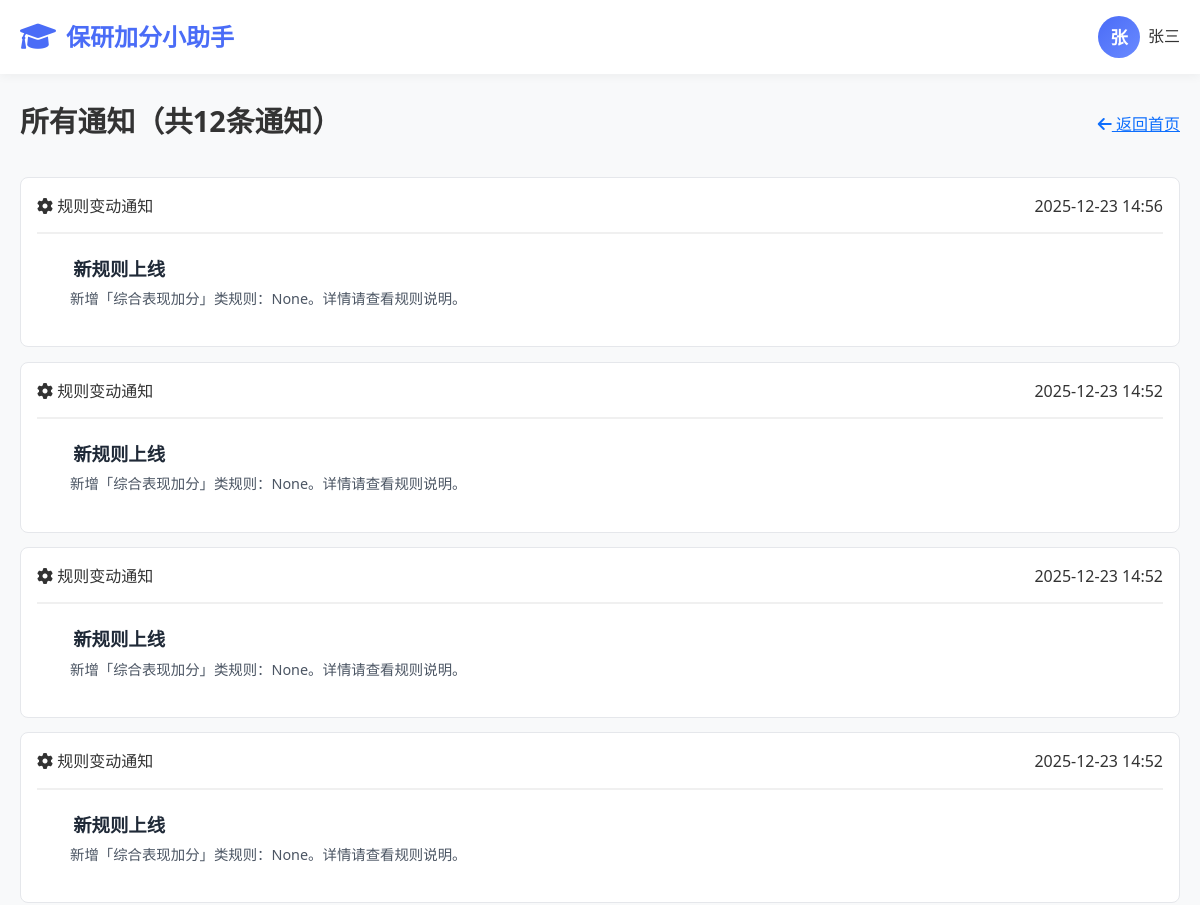
Before: /student/notifications/ (signed in, upper part) with the older database file.
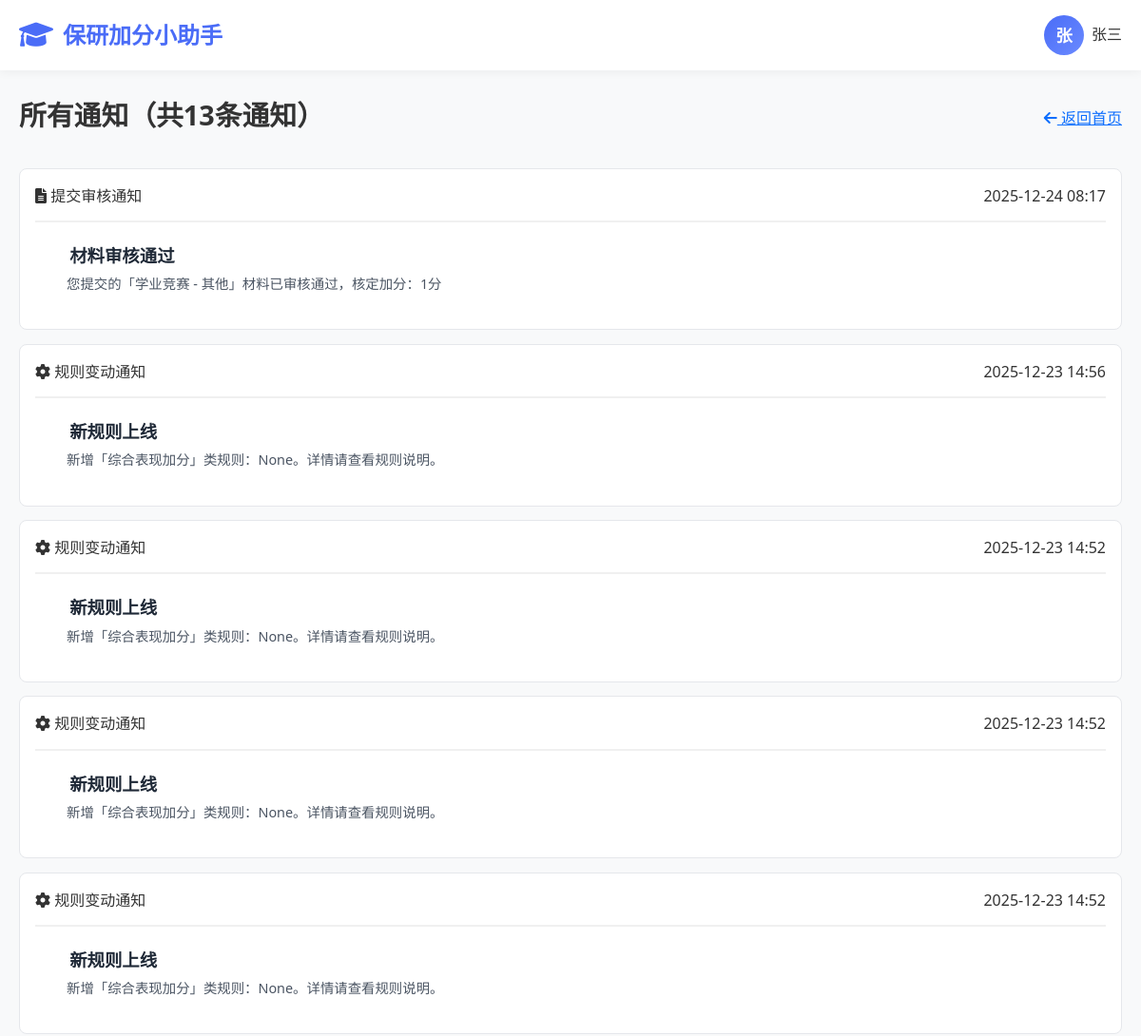
After: the same page with the newer database file.
### apps/students/models.py (models this page shows)
class Notification(models.Model):
    NOTIFICATION_TYPES = (
        ('submission', '提交审核通知'),
        ('rule', '规则变动通知'),
        ('system', '系统通知'),
    )
    recipient = models.ForeignKey(
        User,
        on_delete=models.CASCADE,
        related_name='notifications'
    )
    title = models.CharField(max_length=100)
    content = models.TextField()
    type = models.CharField(max_length=20, choices=NOTIFICATION_TYPES)
    is_read = models.BooleanField(default=False)
    created_at = models.DateTimeField(default=timezone.now)
    class Meta:
        ordering = ['-created_at']

### apps/students/views.py (the view)
# urls.py: path('notifications/', views.notifications, name='notifications'),
@login_required
def notifications(request):
    Notification.objects.filter(
        recipient=request.user,
        is_read=False
    ).update(is_read=True)
    all_notifications = Notification.objects.filter(
        recipient=request.user
    ).order_by('-created_at')
    return render(request, 'students/notifications.html', {
        'notifications': all_notifications
    })

### templates/students/notifications.html (shortened to what this page needs)
{% extends 'students/base.html' %}
{% load static %}
{% block extra_css %}
    <link href="{% static 'CSS/students/notifications.css' %}" rel="stylesheet">
{% endblock %}
{% block content %}
<div class="notifications-container">
    <div class="page-header">
        <h1 class="page-title">所有通知（共{{ notifications|length }}条通知）</h1>
        <a href="{% url 'index' %}" class="back-btn">
            <i class="fas fa-arrow-left"></i>
            <span>返回首页</span>
        </a>
    </div>
    <div class="notifications-list">
        {% for notification in notifications %}
        <div class="notification-item {% if not notification.is_read %}unread{% endif %}">
            <div class="notification-header">
                <div class="notification-type">
                    {% if notification.type == 'submission' %}
                        <i class="fas fa-file-alt"></i>
                        <span>提交审核通知</span>
                    {% elif notification.type == 'rule' %}
                        <i class="fas fa-cog"></i>
                        <span>规则变动通知</span>
                    {% else %}
                        <i class="fas fa-bullhorn"></i>
                        <span>系统通知</span>
                    {% endif %}
                </div>
                <div class="notification-time">
                    {{ notification.created_at|date:"Y-m-d H:i" }}
                </div>
            </div>
            <div class="notification-content">
                <h3 class="notification-title">{{ notification.title }}</h3>
                <p class="notification-text">{{ notification.content }}</p>
            </div>
        </div>
        {% empty %}
        <div class="empty-state">
            <i class="fas fa-bell"></i>
            <h4>暂无通知</h4>
            <p>您暂时没有收到任何通知</p>
        </div>
        {% endfor %}
    </div>
</div>
{% endblock %}

Changed rows visible on the page:
added Notification: type "submission" (drawn), created_at "2025-12-24 08:17", title "材料审核通过", content "您提交的「学业竞赛 - 其他」材料已审核通过，核定加分：1分"
Other visible differences:
{{ notifications|length }}: "12" → "13"
